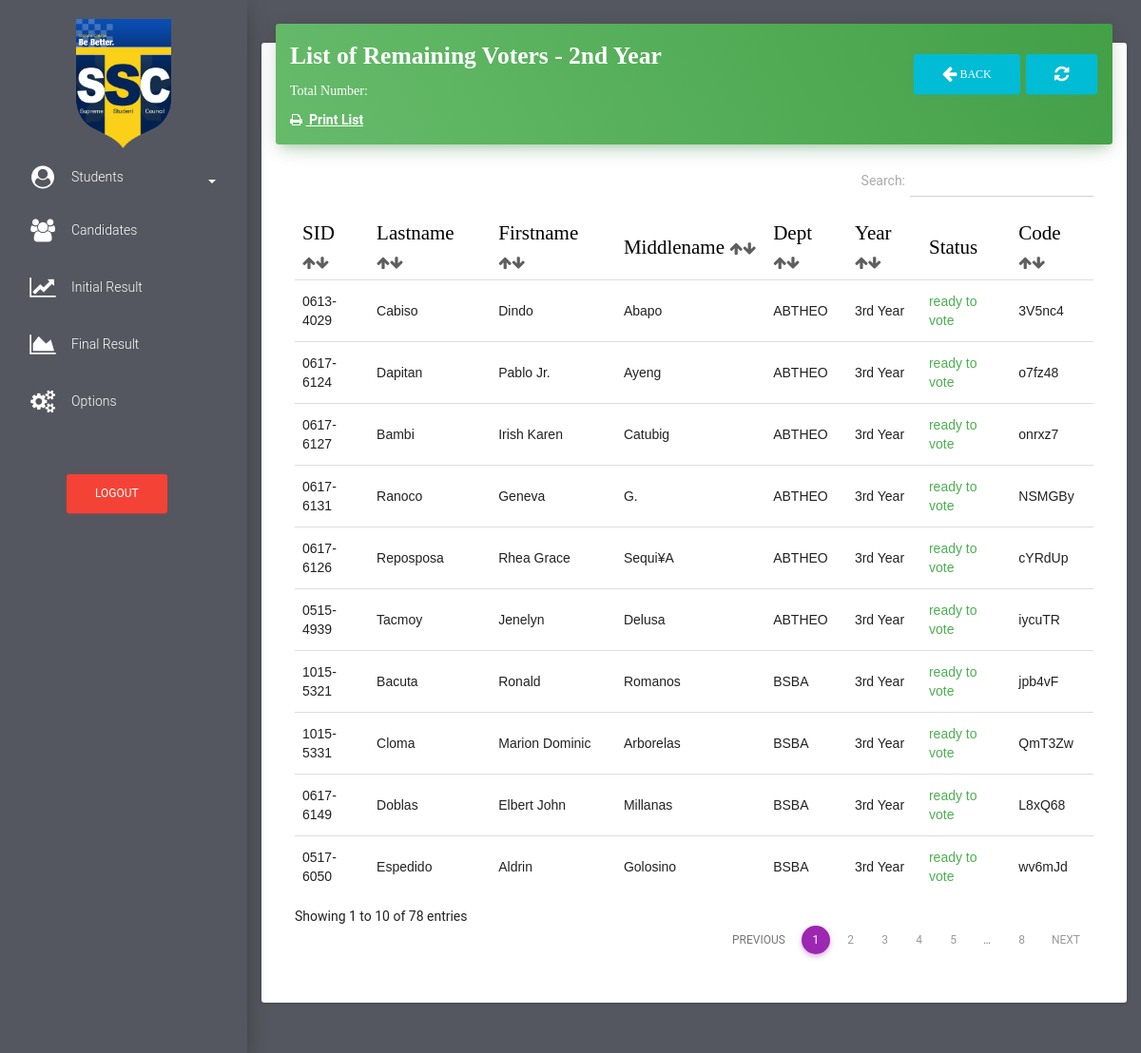
The page /3rdyear/list_of_remaining_voters_3rdyear.php (signed in) on the database its author committed.
### tables this page shows
CREATE TABLE `students` (
  `id` int(255) NOT NULL,
  `stud_id` varchar(11) NOT NULL,
  `stud_lastname` varchar(255) NOT NULL,
  `stud_firstname` varchar(255) NOT NULL,
  `stud_middlename` varchar(500) NOT NULL,
  `stud_department` varchar(255) NOT NULL,
  `stud_year` varchar(255) NOT NULL,
  `code_to_vote` varchar(255) NOT NULL,
  `stud_status` varchar(100) NOT NULL,
  `voting_status` varchar(255) NOT NULL,
  `stud_block_status` varchar(255) NOT NULL
);

### 3rdyear/list_of_remaining_voters_3rdyear.php (the view, shortened to what this page needs)
<!DOCTYPE html>
<html lang="en">
<head>
    <link href="../assets/css/bootstrap.min.css" rel="stylesheet" />
    <link href="../assets/css/material-dashboard.css?v=1.2.0" rel="stylesheet" />
    <link href="../font-awesome/css/font-awesome.css" rel="stylesheet">
    <link href="../assets/css/datatables.min.css" rel="stylesheet">
</head>
<body>
    <div class="wrapper" style="background-color: #54575F">
        <div class="sidebar">
           <div class="sidebar-wrapper">
                 <ul class="nav">
                    <center>
                       <img src="../img/favicon.png" width="100px" height="100%" class="" alt="Ce-C Palaro 2019">
                    </center>
                    <li>
                        <a href="#pagepeople" data-toggle="collapse" aria-expanded="false" class="dropdown-toggle"><i class="fa fa-user-circle" style="color: white;margin-top: -5px"></i> <span style="color:white">Students</span><b class="caret" style="margin-left: 5%;color:white"></b></a>
                    </li>
                    <li>
                        <a href="../candidates.php">
                            <i class="fa fa-users" style="color: white"></i>
                            <p style="color: white">Candidates</p>
                        </a>
                    </li>
                    <li>
                        <a href="../initial_result.php">
                            <i class="fa fa-line-chart" style="color: white"></i>
                            <p style="color: white">Initial Result</p>
                        </a>
                    </li>
                    <li>
                        <a href="../final_result.php">
                            <i class="fa fa-area-chart" style="color: white"></i>
                            <p style="color: white">Final Result</p>
                        </a>
                    </li>
                    <li>
                        <a href="../my_account.php">
                            <i class="fa fa-cogs" style="color: white"></i>
                            <p style="color: white">Options</p>
                        </a>
                    </li>
                     <li>
                        <br>
                        <br>
                        <form method="post">
                                    <button class = "btn btn-danger" type='button' data-toggle="modal" data-target="#exampleModal20000" style="margin-left: 70px">Logout</button>
                                </form>
                    </li>
                </ul>
            </div>
        </div>
        <div class="main-panel">
            <nav class="navbar navbar-transparent navbar-absolute">
            </nav>
            <div class="content">
                <div class="container-fluid">
                    <div class="row">
                        <div class="col" style="margin-top: -80px">
                            <div class="card">
                                <div class="card-header" data-background-color="green">
                                    <form method="POST">
                                        <h3 class="title" style="font-family: Fjalla One"><b>List of Remaining Voters - 2nd Year</b><a href="list_of_remaining_voters_3rdyear.php" class = "btn btn-info text-info" type='button' style="float: right;margin-top: 17px;margin-left: 5px" ><i class="fa fa-refresh"></i></a><a href="students_3rd_year.php" class = "btn btn-info text-info" type='button' style="float: right;margin-top: 17px;" ><i class="fa fa-arrow-left fa-10x"></i> Back</a></h3>
                                    </form>
                                    <div class="col">
                                        <p style="color: white;font-family: consolas">Total Number: <b><a href=""><text id="remainingVoters3rdyear" style="color:yellow;font-size: 20px">
                                              </text></a></b></p>
                                    </div>
                                    <div class="col">
                                         <b><a href="../fpdf/remaininglistpdf_students3rdyear.php" target="_blank"><i class="fa fa-print"></i> <text  style="text-decoration: underline;">&nbsp;Print List</text></a></b>
                                    </div>
                                </div>
                                <div class="card-content table-responsive">
                                    <table class="table table-condensed table-sm" id="dtTable">
                                        <thead style="font-weight: bold;color: black;font-size: 150%;font-family: Fjalla One">
                                            <th>SID <i class="fa fa-arrow-up" style="font-size: 15px;color: #5E5E5E"><i class="fa fa-arrow-down"></i></i></th>
                                            <th>Lastname <i class="fa fa-arrow-up" style="font-size: 15px;color: #5E5E5E"><i class="fa fa-arrow-down"></i></i></th>
                                            <th>Firstname <i class="fa fa-arrow-up" style="font-size: 15px;color: #5E5E5E"><i class="fa fa-arrow-down"></i></i></th>
                                            <th>Middlename <i class="fa fa-arrow-up" style="font-size: 15px;color: #5E5E5E"><i class="fa fa-arrow-down"></i></i></th>
                                            <th>Dept <i class="fa fa-arrow-up" style="font-size: 15px;color: #5E5E5E"><i class="fa fa-arrow-down"></i></i></th>
                                            <th>Year <i class="fa fa-arrow-up" style="font-size: 15px;color: #5E5E5E"><i class="fa fa-arrow-down"></i></i></th>
                                            <th>Status</th>
                                            <th>Code <i class="fa fa-arrow-up" style="font-size: 15px;color: #5E5E5E"><i class="fa fa-arrow-down"></i></i></th>
                                        </thead>
                                        <tbody style="font-family: arial">
                <?php
                        $link = mysqli_connect("localhost","root","19976112","election");
                        $sql = mysqli_query($link,"SELECT * FROM students where voting_status = 'ready to vote' AND stud_year = '3rd Year' AND stud_status = '0' and stud_block_status = 'unblock' ORDER BY stud_department,stud_lastname ASC");
                        for($a = 0 ; $a < $num_rows = mysqli_fetch_array($sql) ; $a++ )
                        {
                            $stud_idd = $num_rows['stud_id'];
                            $stud_fname = $num_rows['stud_firstname'];
                            $stud_lname = $num_rows['stud_lastname'];
                            $middle_initial = $num_rows['stud_middlename'];
                            $dept = $num_rows['stud_department'];
                            $stud_year = $num_rows['stud_year'];
                            $code_no = $num_rows['code_to_vote'];
                            $v_status = $num_rows['voting_status'];
                            ?>
                            <tr>
                                <td><?=$stud_idd;?></td>
                                <td ><?=$stud_lname;?></td>
                                <td><?=$stud_fname;?></td>
                                <td><?=$middle_initial;?></td>
                                <td><?=$dept;?></td>
                                <td><?=$stud_year;?></td>
                                <td>
                                    <?php
                                        if($v_status == 'ready to vote')
                                        {
                                    ?>
                                        <span class="text-success"><?=$v_status;?></span>
                                    <?php }else if ($v_status == 'finished voting')
                                        {
                                    ?>
                                        <span class="text-danger"><?=$v_status;?></span>
                                    <?php } ?>
                                </td>
                                <td><?=$code_no;?></td>
                            </tr>
                      <?php  } ?>
                                        </tbody>
                                    </table>
                                </div>
                            </div>
                        </div>
                    </div>
                </div>
            </div>
        </div>
    </div>
</body>
</html>

### rows shown on the page
students: stud "0617-6127", stud_lastname "Bambi", stud_firstname "Irish Karen", stud_middlename "Catubig", stud_department "ABTHEO", stud_year "3rd Year", voting_status "ready to vote", code_to_vote "onrxz7"
students: stud "0613-4029", stud_lastname "Cabiso", stud_firstname "Dindo", stud_middlename "Abapo", stud_department "ABTHEO", stud_year "3rd Year", voting_status "ready to vote", code_to_vote "3V5nc4"
students: stud "0617-6124", stud_lastname "Dapitan", stud_firstname "Pablo Jr.", stud_middlename "Ayeng", stud_department "ABTHEO", stud_year "3rd Year", voting_status "ready to vote", code_to_vote "o7fz48"
students: stud "0617-6131", stud_lastname "Ranoco", stud_firstname "Geneva", stud_middlename "G.", stud_department "ABTHEO", stud_year "3rd Year", voting_status "ready to vote", code_to_vote "NSMGBy"
students: stud "0617-6126", stud_lastname "Reposposa", stud_firstname "Rhea Grace", stud_middlename "Sequi¥A", stud_department "ABTHEO", stud_year "3rd Year", voting_status "ready to vote", code_to_vote "cYRdUp"
students: stud "0515-4939", stud_lastname "Tacmoy", stud_firstname "Jenelyn", stud_middlename "Delusa", stud_department "ABTHEO", stud_year "3rd Year", voting_status "ready to vote", code_to_vote "iycuTR"
students: stud "1015-5321", stud_lastname "Bacuta", stud_firstname "Ronald", stud_middlename "Romanos", stud_department "BSBA", stud_year "3rd Year", voting_status "ready to vote", code_to_vote "jpb4vF"
students: stud "1015-5331", stud_lastname "Cloma", stud_firstname "Marion Dominic", stud_middlename "Arborelas", stud_department "BSBA", stud_year "3rd Year", voting_status "ready to vote", code_to_vote "QmT3Zw"
students: stud "0617-6149", stud_lastname "Doblas", stud_firstname "Elbert John", stud_middlename "Millanas", stud_department "BSBA", stud_year "3rd Year", voting_status "ready to vote", code_to_vote "L8xQ68"
students: stud "0517-6050", stud_lastname "Espedido", stud_firstname "Aldrin", stud_middlename "Golosino", stud_department "BSBA", stud_year "3rd Year", voting_status "ready to vote", code_to_vote "wv6mJd"
